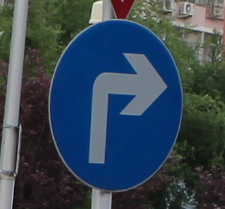
#> input picture SIGN/dataset/train/bien_khac/image_1.jpg, 225 x 209 px; its folder holds only this picture in this run
$ python train.py   (older library calls are emulated)
#> lines starting #> are read from the running program, lines starting #| are printed output that depends on the picture
import glob
from sklearn.preprocessing import LabelEncoder
from sklearn.preprocessing import MinMaxScaler
import numpy as np
import mahotas
import cv2
import os
import h5py
from matplotlib import pyplot
from sklearn.neural_network import MLPClassifier
import pickle
import time

fixed_size = tuple((200,200))


train_path = "dataset/train"


bins = 8


seed = 9

def fd_hu_moments(image):
    image = cv2.cvtColor(image, cv2.COLOR_BGR2GRAY)
    feature = cv2.HuMoments(cv2.moments(image)).flatten()
    return feature

def fd_histogram(image, mask=None):
    image = cv2.cvtColor(image, cv2.COLOR_BGR2HSV)
    hist  = cv2.calcHist([image], [0, 1, 2], None, [bins, bins, bins], [0, 256, 0, 256, 0, 256])
    cv2.normalize(hist, hist)
    return hist.flatten()

train_labels = os.listdir(train_path)
train_labels.sort()
print(train_labels)

global_features = []
labels = []

images_per_class = 73

for training_name in train_labels:
    dir = os.path.join(train_path, training_name)
    current_label = training_name
    for x in range(1,images_per_class+1):
        file = "./" + dir + "/" + "image_" + str(x) + ".jpg"
        file = file.replace('\\', '/')
        image = cv2.imread(file)
#> image is the input picture: shape (209, 225, 3); mean B, G, R 83.3, 70.5, 54.9
        image = cv2.resize(image, fixed_size)
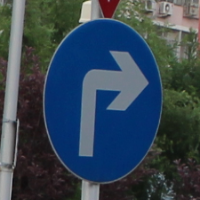
#> image: shape (200, 200, 3); mean B, G, R 83.1, 70.4, 54.8
        fv_hu_moments = fd_hu_moments(image)
#> in fd_hu_moments, `image = cv2.cvtColor(image, cv2.COLOR_BGR2GRAY)`:
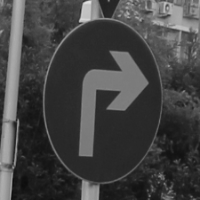
#> image: shape (200, 200); min 12, max 228, mean 67.2
#> in fd_hu_moments, `feature = cv2.HuMoments(cv2.moments(image)).flatten()`: feature = [0.0026, 9.9e-08, 2.42e-10, 1.5e-10, 2.06e-20, 3.09e-15, -1.99e-20]
#> fv_hu_moments has the same summary as feature in fd_hu_moments
        fv_histogram  = fd_histogram(image)
#> in fd_histogram, `image = cv2.cvtColor(image, cv2.COLOR_BGR2HSV)`: image: shape (200, 200, 3); mean H, S, V 87.4, 113.5, 91.7
#> fv_histogram = 512 values, max 0.893 at index 251, min 0 at index 22, mean 0.00643
        global_feature = np.hstack([fv_histogram,fv_hu_moments])
#> global_feature = 519 values, max 0.893 at index 251, min -1.99e-20 at index 518, mean 0.00634
#> (the run stopped early here; a loop or call above may not have finished)

$ run again, on SIGN/dataset/train/dung/image_1.jpg
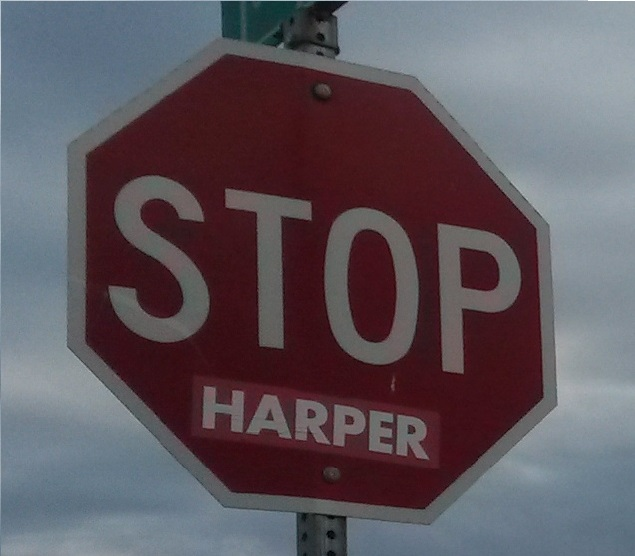
#> input picture SIGN/dataset/train/dung/image_1.jpg, 635 x 556 px
#> image is the input picture: shape (556, 635, 3); mean B, G, R 94.1, 86.8, 95.4
#> `image = cv2.resize(image, fixed_size)`:
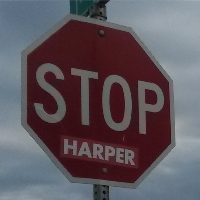
#> image: shape (200, 200, 3); mean B, G, R 93.9, 86.6, 95.1
#> in fd_hu_moments, `image = cv2.cvtColor(image, cv2.COLOR_BGR2GRAY)`:
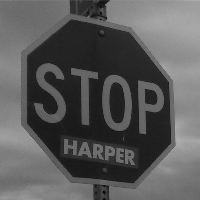
#> image: shape (200, 200); min 3, max 174, mean 90
#> feature = [0.00225, 5.24e-08, 1.74e-11, 3.55e-11, 3.46e-22, 7.88e-15, 8.12e-22]
#> fv_hu_moments has the same summary as feature in fd_hu_moments
#> fv_histogram = 512 values, max 0.69 at index 204, min 0 at index 6, mean 0.00633
#> global_feature = 519 values, max 0.69 at index 204, min 0 at index 6, mean 0.00625
